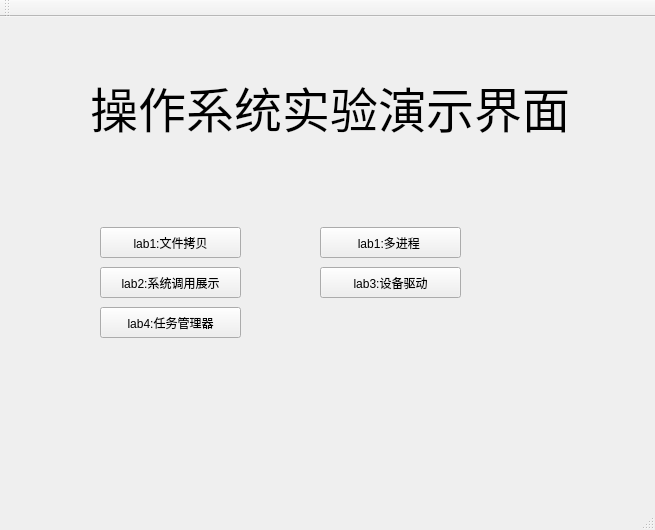
<?xml version="1.0" encoding="UTF-8"?>
<ui version="4.0">
 <class>MainWindow</class>
 <widget class="QMainWindow" name="MainWindow">
  <property name="geometry">
   <rect>
    <x>0</x>
    <y>0</y>
    <width>655</width>
    <height>530</height>
   </rect>
  </property>
  <property name="windowTitle">
   <string>MainWindow</string>
  </property>
  <widget class="QWidget" name="centralWidget">
   <widget class="QPushButton" name="pushButton">
    <property name="geometry">
     <rect>
      <x>100</x>
      <y>210</y>
      <width>141</width>
      <height>31</height>
     </rect>
    </property>
    <property name="text">
     <string>lab1:文件拷贝</string>
    </property>
   </widget>
   <widget class="QPushButton" name="pushButton_2">
    <property name="geometry">
     <rect>
      <x>100</x>
      <y>250</y>
      <width>141</width>
      <height>31</height>
     </rect>
    </property>
    <property name="text">
     <string>lab2:系统调用展示</string>
    </property>
   </widget>
   <widget class="QPushButton" name="pushButton_3">
    <property name="geometry">
     <rect>
      <x>320</x>
      <y>210</y>
      <width>141</width>
      <height>31</height>
     </rect>
    </property>
    <property name="text">
     <string>lab1:多进程 </string>
    </property>
   </widget>
   <widget class="QPushButton" name="pushButton_4">
    <property name="geometry">
     <rect>
      <x>320</x>
      <y>250</y>
      <width>141</width>
      <height>31</height>
     </rect>
    </property>
    <property name="text">
     <string>lab3:设备驱动</string>
    </property>
   </widget>
   <widget class="QLabel" name="label">
    <property name="geometry">
     <rect>
      <x>90</x>
      <y>50</y>
      <width>511</width>
      <height>81</height>
     </rect>
    </property>
    <property name="font">
     <font>
      <family>文泉驿等宽微米黑</family>
      <pointsize>36</pointsize>
     </font>
    </property>
    <property name="text">
     <string>操作系统实验演示界面</string>
    </property>
   </widget>
   <widget class="QPushButton" name="pushButton_5">
    <property name="geometry">
     <rect>
      <x>100</x>
      <y>290</y>
      <width>141</width>
      <height>31</height>
     </rect>
    </property>
    <property name="text">
     <string>lab4:任务管理器</string>
    </property>
   </widget>
  </widget>
  <widget class="QMenuBar" name="menuBar">
   <property name="geometry">
    <rect>
     <x>0</x>
     <y>0</y>
     <width>655</width>
     <height>28</height>
    </rect>
   </property>
  </widget>
  <widget class="QToolBar" name="mainToolBar">
   <attribute name="toolBarArea">
    <enum>TopToolBarArea</enum>
   </attribute>
   <attribute name="toolBarBreak">
    <bool>false</bool>
   </attribute>
  </widget>
  <widget class="QStatusBar" name="statusBar"/>
 </widget>
 <layoutdefault spacing="6" margin="11"/>
 <resources/>
 <connections/>
</ui>
